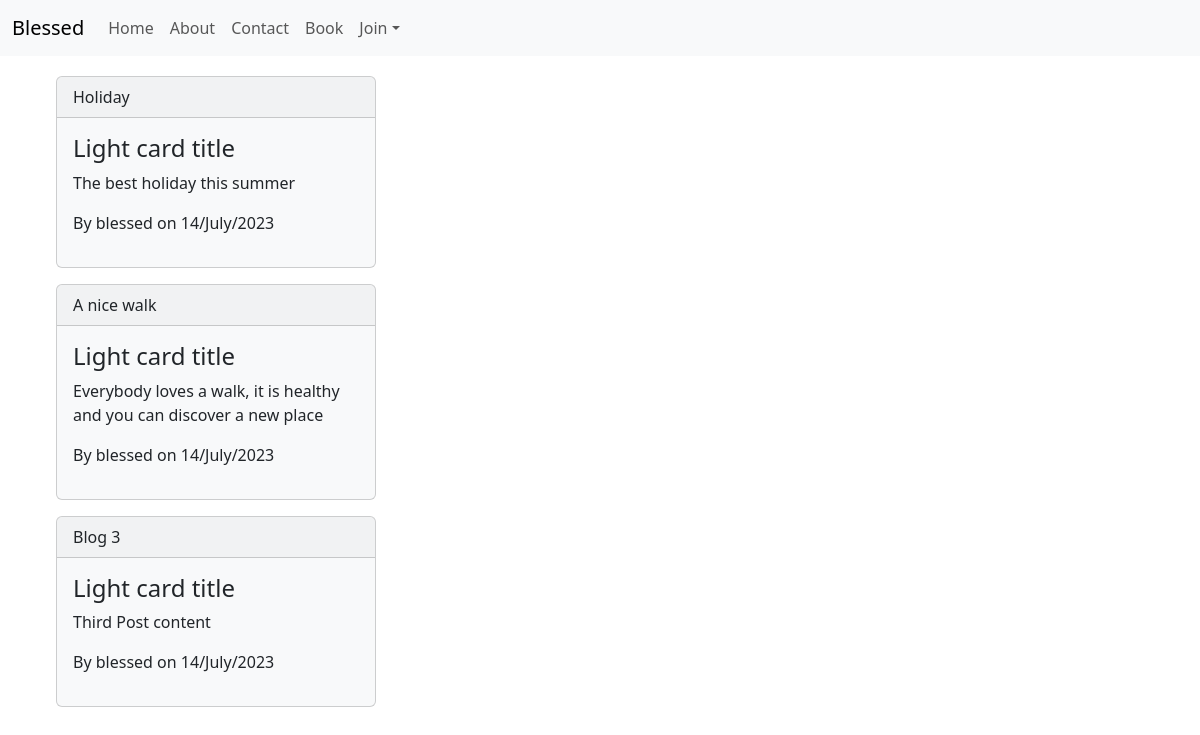
/, run on an earlier commit of the app's database.
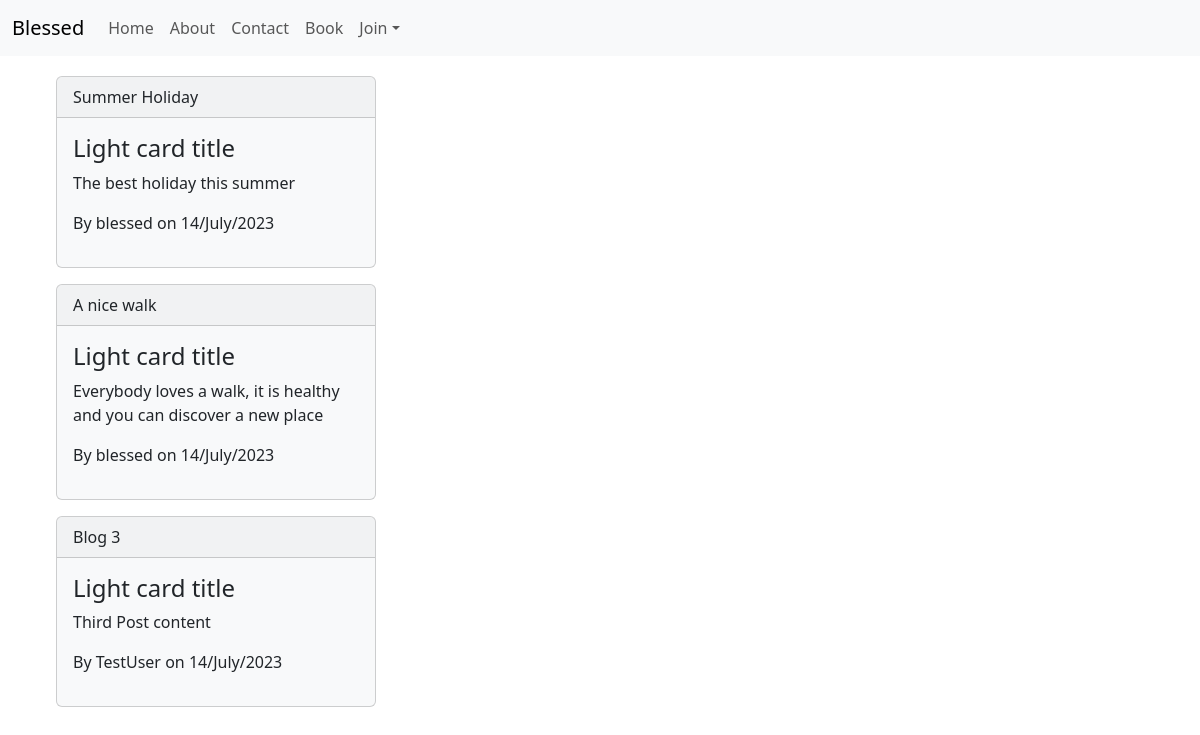
And on a later commit of the database.
### website/models.py (models this page shows, shortened)
class New(models.Model):
    title = models.CharField(max_length=40)
    content = models.TextField()
    date_created = models.DateTimeField(default=timezone.now)
    author = models.ForeignKey(User, on_delete=models.CASCADE)

### website/views.py (the view)
# urls.py: path('', views.index, name='website-index'),
def index(request):
    context = {
        'news': New.objects.all()
    }
    return render(request, 'website/index.html', context)

### website/templates/website/index.html
{% extends "website/base.html" %}
{% block content %}
{% for news in news %}
<div class="container">
<div class="card bg-light mb-3" style="max-width: 20rem;">
    <div class="card-header">{{ news.title }}</div>
    <div class="card-body">
      <h4 class="card-title">Light card title</h4>
      <p class="card-text">{{ news.content }}</p>
      <p>By {{ news.author }} on {{ news.date_created|date:"d/N/Y" }}</p>
    </div>
  </div>
</div>
    {% endfor %}
{% endblock content%}

What changed in the data, as far as the page shows it:
changed New "The best holiday this summer": title "Holiday" → "Summer Holiday"
changed New "Blog 3": author "blessed" → "TestUser"
